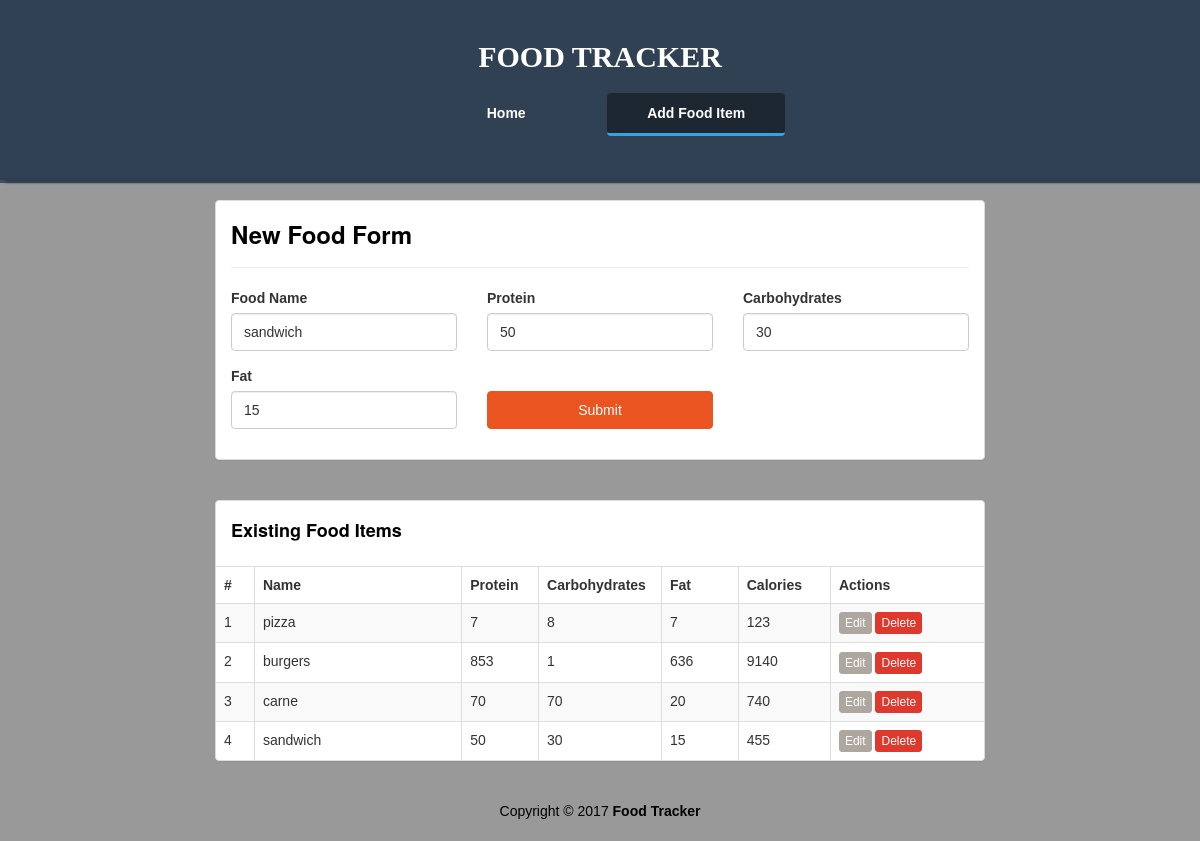
/edit_food/4, run on the app's committed database.
### database/models.py (models this page shows)
class Alimenti(db.Model):
    __tablename__ = "Alimenti"
    id = db.Column(db.Integer, primary_key=True)
    name = db.Column(db.String(50), unique=True, nullable=False)
    proteins = db.Column(db.Integer, nullable=False)
    carbs = db.Column(db.Integer, nullable=False)
    fats = db.Column(db.Integer, nullable=False)
    @property
    def calories(self):
        return self.proteins * 4 + self.carbs * 4 + self.fats * 9

### main/routes.py (the view)
@main.route('/edit_food/<int:food_id>')
def edit_food(food_id):
    food = Alimenti.query.get_or_404(food_id)
    foods = Alimenti.query.all()
    return render_template('add.html', food=food, foods=foods)

### templates/add.html (shortened to what this page needs)
<!DOCTYPE html>
<html lang="en">
	<head>
		<link rel="stylesheet" href="/static/united.min.css" />
		<link rel="stylesheet" href="/static/styles.css" />
	</head>
	<body>
		<div class="container-fluid" id="wrapper">
			<div class="row" id="homeJumbo">
				<div class="overlay"></div>
				<div class="col-lg-12">
					<h1>
						<a href="./">FOOD TRACKER</a>
					</h1>
					<div class="row t20">
						<div class="col-lg-4 col-lg-offset-4">
							<ul class="nav nav-pills nav-justified">
							  <li role="presentation">
							  	<a href="{{ url_for('dashboard') }}" title="Home">Home</a>
							  </li>
							  <li role="presentation" class="active">
							  	<a href="./add.html" title="Add Food Item">Add Food Item</a>
							  </li>
							</ul>
						</div>
					</div>
				</div>
			</div>
			<div class="row t20">
				<div class="col-lg-8 col-lg-offset-2">
					<div class="panel panel-default">
						<div class="panel-body">
							<h3 class="lean-h text-black">
								 New Food Form
							</h3>
							<hr />
							<form action="{{ url_for('main.add') }}" method="POST" role="form">
								<div class="row">
									<div class="col-lg-4">
										<div class="form-group">
											<label for="food-name">Food Name</label>
						                  	<input type="text" class="form-control" id="food-name" name="food-name" placeholder="Food Name" value="{{ food.name }}" autofocus>
										</div>
									</div>
									<div class="col-lg-4">
										<div class="form-group">
						                  <label for="protein">Protein</label>
						                  <input type="number" class="form-control" id="protein" name="protein" placeholder="Protein" value="{{ food.proteins }}">
						                </div>
									</div>
									<div class="col-lg-4">
										<div class="form-group">
						                  <label for="carbohydrates">Carbohydrates</label>
						                  <input type="number" class="form-control" id="carbohydrates" name="carbohydrates" placeholder="Carbohydrates" value="{{ food.carbs }}">
						                </div>
									</div>
								</div>
								<div class="row">
									<div class="col-lg-4">
										<div class="form-group">
						                  <label for="fat">Fat</label>
						                  <input type="number" class="form-control" id="fat" name="fat" placeholder="Fat" value="{{ food.fats }}">
						                </div>
									</div>
									<div class="col-lg-4">
										<div class="form-group">
											<button type="submit" class="btn btn-primary btn-block">
												 Submit
											</button>
										</div>
									</div>
								</div>
							</form>
						</div>
					</div>
				</div>
			</div>
			<div class="row t20">
				<div class="col-lg-8 col-lg-offset-2">
					<div class="panel panel-default">
						<div class="panel-body">
							<h4 class="lean-h text-black">
								 Existing Food Items
							</h4>
						</div>
						<div class="table-responsive">
							<table class="table table-striped table-hover table-bordered">
								<thead>
									<tr>
										<th style="width: 5%;">#</th>
										<th>Name</th>
										<th style="width: 10%;">Protein</th>
										<th style="width: 16%;">Carbohydrates</th>
										<th style="width: 10%;">Fat</th>
										<th style="width: 12%;">Calories</th>
										<th style="width: 20%;">Actions</th>
									</tr>
								</thead>
								<tbody>
									{% for food in foods %}
									<tr>
										<td>{{food.id}}</td><td>{{food.name}}</td><td>{{food.proteins}}</td>
										<td>{{food.carbs}}</td><td>{{food.fats}}</th><td>{{food.calories}}</td>
										<td>
											<a href="{{ url_for('main.edit_food', food_id=food.id)}}" class="btn btn-default btn-xs">
												 Edit
											</a>
											<a href="{{ url_for('main.delete_food', food_id=food.id)}}" class="btn btn-danger btn-xs">
												 Delete
											</a>
										</td>
									</tr>
									{% endfor%}
								</tbody>
							</table>
						</div>
					</div>
				</div>
			</div>
			<footer>
				<div class="row pad">
					<div class="col-lg-12 text-center">
						Copyright &copy; 2017 <strong>Food Tracker</strong>
					</div>
				</div>
			</footer>
		</div>
	</body>
</html>

### static/styles.css (style rules this page uses)
body { background: rgba(0, 0, 0, .4); font-family: 'Ubuntu', sans-serif; }
#homeJumbo { position: relative; min-height: 180px; background: rgba(44, 62, 80, .8); background-size: cover; background-repeat: no-repeat; border-bottom: 2px solid rgba(44, 62, 80, .8); box-shadow: 7px 1px 2px 2px rgba(44, 62, 80, .8); }
#homeJumbo > div.overlay { position: absolute; height: 183px; width: 100%; background: rgba(44, 62, 80, .8); }
#homeJumbo h1 { font-size: 30px; color: white; font-family: 'Oswald'; text-align: center; padding-top: 20px; font-weight: bolder; }
#homeJumbo h1 > a { color: white; text-decoration: none; }
.t20 { margin-top: 20px; }
.nav-pills>li.active>a, .nav-pills>li.active>a:hover, .nav-pills>li.active>a:focus { color: white; border-bottom: 3px solid #2fa4e7; font-weight: bolder; background: rgba(0, 0, 0, .4); }
.nav-justified>li>a { color: white; font-weight: bolder; }
.nav-pills>li+li { padding-left: 10px; }
.lean-h { margin-top: 5px; margin-bottom: 10px; font-weight: bolder; }
.text-black { color: black !important; }
footer { margin-top: 20px; color: black; margin-bottom: 20px; }

### data on the page
Alimenti: food-name "sandwich", protein "50", carbohydrates "30", fat "15", id "4", name "sandwich", proteins "50", carbs "30", fats "15", calories "455"
Alimenti: id "1", name "pizza", proteins "7", carbs "8", fats "7", calories "123"
Alimenti: id "2", name "burgers", proteins "853", carbs "1", fats "636", calories "9140"
Alimenti: id "3", name "carne", proteins "70", carbs "70", fats "20", calories "740"
